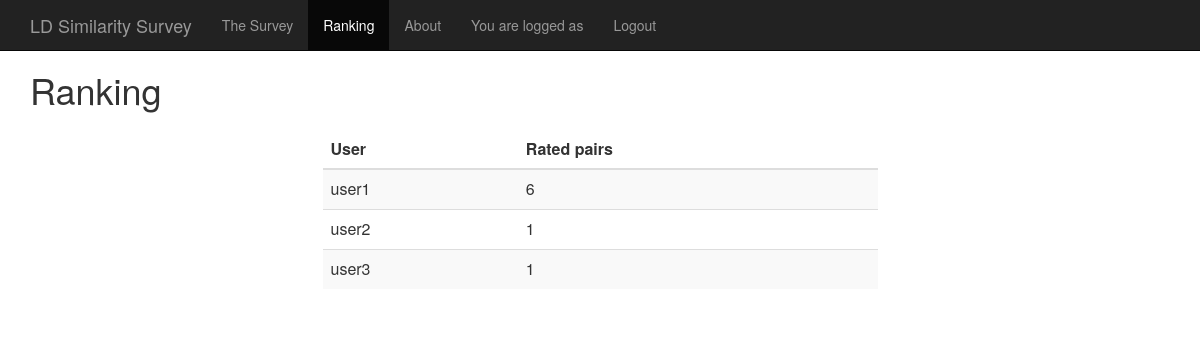
Page /ranking on the committed database.
### survey/models.py (models this page shows)
class UserProfile(models.Model):
    user = models.OneToOneField(User)
    rated_datasets = models.ManyToManyField(Similarity)
    points = models.IntegerField()

### survey/views.py (the view)
# urls.py: url(r'^ranking', 'survey.views.ranking'),
def ranking(request):
    user_profiles = UserProfile.objects.filter(points__gt=0).order_by('-points')
    return render(request, 'survey/ranking.html', {'user_profiles': user_profiles})

### survey/templates/survey/ranking.html (shortened to what this page needs)
{% load staticfiles %}
<html>
    <head>
        <link href="{% static "css/bootstrap.min.css" %}" rel="stylesheet">
    </head>
    <body>
        <div class="navbar navbar-inverse navbar-fixed-top" role="navigation">
          <div class="container">
            <div class="navbar-header">
            <a class="navbar-brand" href="{% url 'survey.views.survey' %}">LD Similarity Survey</a>
        </div>
        <div class="collapse navbar-collapse">
            <ul class="nav navbar-nav">
                <li><a href="{% url 'survey.views.survey' %}">The Survey</a></li>
                <li class="active"><a href="{% url 'survey.views.ranking' %}">Ranking</a></li>
                <li><a href="{% url 'survey.views.about' %}">About</a></li>
                <li><a>You are logged as {{user.username}}</a></li>
                <li><a href="{% url 'survey.views.user_logout' %}">Logout</a></li>
            </ul>
        </div>
    </div>
    </div>
    <div class="container">
        <h1>Ranking<h1>
        <div class="row">
            <div class="col-lg-3">
            </div>
            <div class="col-lg-6">
                <table class="table table-striped">
                    <thead>
                        <th>User</th>
                        <th>Rated pairs</th>
                    </thead>
                    <tbody>
                        {% for profile in user_profiles %}
                            {% if profile.user == user %}
                                <tr>
                                    <td><b>{{profile.user.username}}</b></td>
                                    <td><b>{{profile.points}}</b></td>
                                </tr>
                            {% else %}
                                <tr>
                                    <td>{{profile.user.username}}</td>
                                    <td>{{profile.points}}</td>
                                </tr>
                            {% endif %}
                        {% endfor %}
                </table>
            <div>
            <div class="col-lg-3">
            </div>
        </div>
    </div>
    </body>
</html>

### survey/templates/survey/ranking.html (style rules this page uses)
body { padding-top: 50px; }

### rows in the picture
UserProfile: user.username "user1", points "6"
UserProfile: user.username "user2", points "1"
UserProfile: user.username "user3", points "1"
